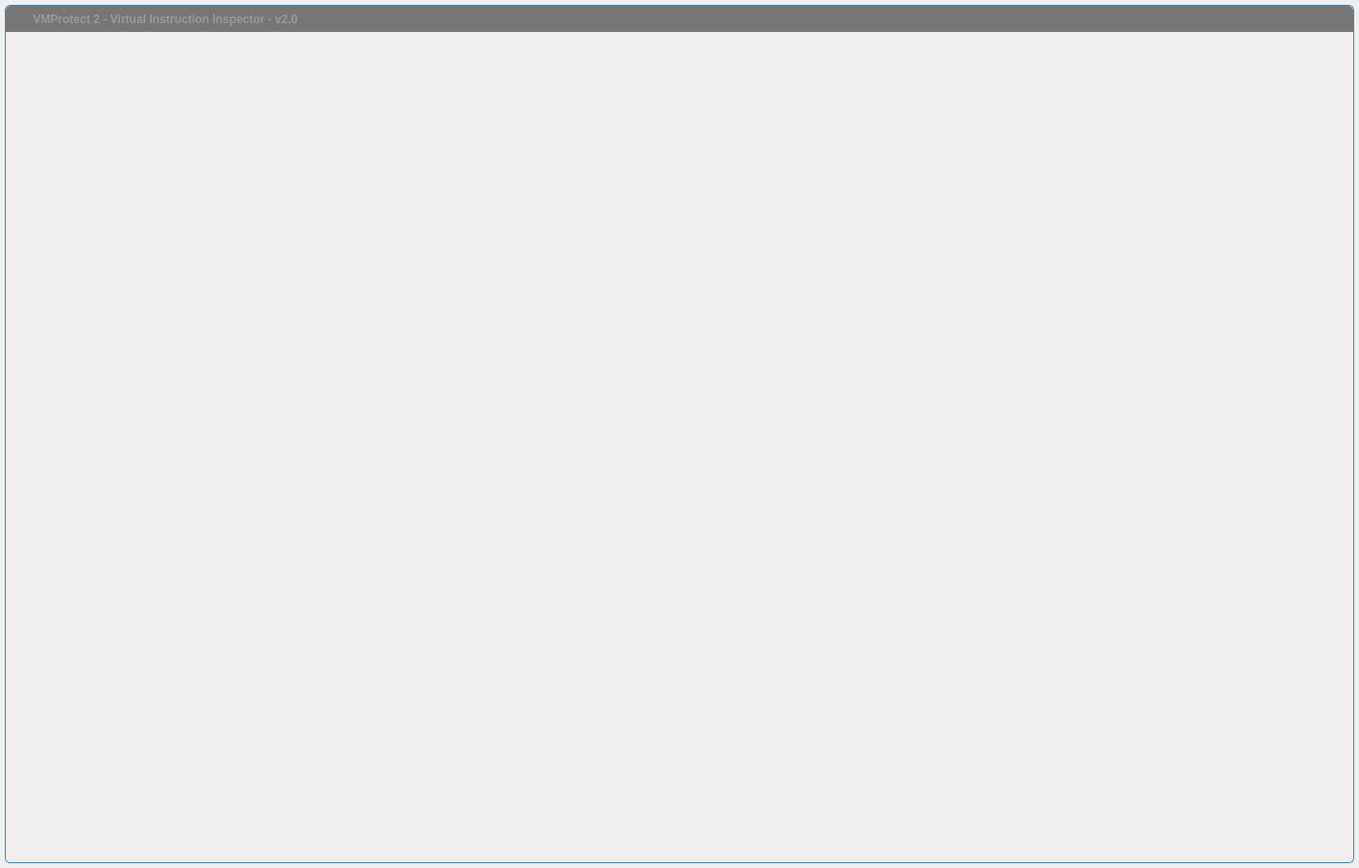
<?xml version="1.0" encoding="UTF-8"?>
<ui version="4.0">
 <class>FramelessWindow</class>
 <widget class="QWidget" name="FramelessWindow">
  <property name="geometry">
   <rect>
    <x>0</x>
    <y>0</y>
    <width>1404</width>
    <height>897</height>
   </rect>
  </property>
  <property name="windowTitle">
   <string/>
  </property>
  <property name="autoFillBackground">
   <bool>false</bool>
  </property>
  <layout class="QVBoxLayout" name="verticalLayout_2">
   <property name="spacing">
    <number>0</number>
   </property>
   <property name="leftMargin">
    <number>5</number>
   </property>
   <property name="topMargin">
    <number>5</number>
   </property>
   <property name="rightMargin">
    <number>5</number>
   </property>
   <property name="bottomMargin">
    <number>5</number>
   </property>
   <item>
    <widget class="QWidget" name="windowFrame" native="true">
     <property name="autoFillBackground">
      <bool>false</bool>
     </property>
     <property name="styleSheet">
      <string notr="true">#windowFrame{border:1px solid palette(highlight); border-radius:5px 5px 5px 5px; background-color:palette(Window);}</string>
     </property>
     <layout class="QVBoxLayout" name="verticalLayout">
      <property name="spacing">
       <number>0</number>
      </property>
      <property name="leftMargin">
       <number>1</number>
      </property>
      <property name="topMargin">
       <number>1</number>
      </property>
      <property name="rightMargin">
       <number>1</number>
      </property>
      <property name="bottomMargin">
       <number>1</number>
      </property>
      <item>
       <widget class="WindowDragger" name="windowTitlebar" native="true">
        <property name="sizePolicy">
         <sizepolicy hsizetype="Preferred" vsizetype="Fixed">
          <horstretch>0</horstretch>
          <verstretch>0</verstretch>
         </sizepolicy>
        </property>
        <property name="minimumSize">
         <size>
          <width>0</width>
          <height>0</height>
         </size>
        </property>
        <property name="autoFillBackground">
         <bool>false</bool>
        </property>
        <property name="styleSheet">
         <string notr="true">#windowTitlebar{border: 0px none palette(base); border-top-left-radius:5px; border-top-right-radius:5px; background-color:palette(shadow); height:20px;}</string>
        </property>
        <layout class="QHBoxLayout" name="horizontalLayout" stretch="0,0,0,0,0,0,0">
         <property name="spacing">
          <number>0</number>
         </property>
         <property name="leftMargin">
          <number>0</number>
         </property>
         <property name="topMargin">
          <number>0</number>
         </property>
         <property name="rightMargin">
          <number>0</number>
         </property>
         <property name="bottomMargin">
          <number>0</number>
         </property>
         <item>
          <widget class="QLabel" name="spacer">
           <property name="minimumSize">
            <size>
             <width>4</width>
             <height>0</height>
            </size>
           </property>
           <property name="maximumSize">
            <size>
             <width>4</width>
             <height>16777215</height>
            </size>
           </property>
          </widget>
         </item>
         <item>
          <widget class="QLabel" name="icon">
           <property name="minimumSize">
            <size>
             <width>16</width>
             <height>16</height>
            </size>
           </property>
           <property name="maximumSize">
            <size>
             <width>16</width>
             <height>16</height>
            </size>
           </property>
           <property name="contextMenuPolicy">
            <enum>Qt::NoContextMenu</enum>
           </property>
           <property name="styleSheet">
            <string notr="true">#icon {background-color:palette(shadow);}</string>
           </property>
          </widget>
         </item>
         <item>
          <widget class="QLabel" name="titleText">
           <property name="font">
            <font>
             <weight>75</weight>
             <bold>true</bold>
            </font>
           </property>
           <property name="styleSheet">
            <string notr="true">  padding-left:5px;
  color:rgb(153,153,153);</string>
           </property>
           <property name="text">
            <string>VMProtect 2 - Virtual Instruction Inspector - v2.0</string>
           </property>
           <property name="alignment">
            <set>Qt::AlignLeading|Qt::AlignLeft|Qt::AlignVCenter</set>
           </property>
          </widget>
         </item>
         <item>
          <widget class="QToolButton" name="minimizeButton">
           <property name="font">
            <font>
             <weight>75</weight>
             <bold>true</bold>
            </font>
           </property>
           <property name="styleSheet">
            <string notr="true">#minimizeButton{
  background-color:none;
  border:none;
  width:16px;
  height:16px;
  padding:4px;
  image:url(:/images/icon_window_minimize.png);
}
#minimizeButton:hover{
  background-color:palette(alternate-base);
}
#minimizeButton:pressed{
  background-color:palette(highlight);
}</string>
           </property>
           <property name="text">
            <string/>
           </property>
          </widget>
         </item>
         <item>
          <widget class="QToolButton" name="restoreButton">
           <property name="styleSheet">
            <string notr="true">#restoreButton{
  background-color:none;
  border:none;
  width:16px;
  height:16px;
  padding:4px;
  image:url(:/images/icon_window_restore.png);
}
#restoreButton:hover{
  background-color:palette(alternate-base);
}
#restoreButton:pressed{
  background-color:palette(highlight);
}</string>
           </property>
           <property name="text">
            <string/>
           </property>
          </widget>
         </item>
         <item>
          <widget class="QToolButton" name="maximizeButton">
           <property name="styleSheet">
            <string notr="true">#maximizeButton{
  background-color:none;
  border:none;
  width:16px;
  height:16px;
  padding:4px;
  image:url(:/images/icon_window_maximize.png);
}
#maximizeButton:hover{
  background-color:palette(alternate-base);
}
##maximizeButton:pressed{
  background-color:palette(highlight);
}</string>
           </property>
           <property name="text">
            <string/>
           </property>
          </widget>
         </item>
         <item>
          <widget class="QToolButton" name="closeButton">
           <property name="font">
            <font>
             <weight>75</weight>
             <bold>true</bold>
            </font>
           </property>
           <property name="styleSheet">
            <string notr="true">#closeButton{
  background-color:none;
  border:none;
  width:16px;
  height:16px;
  padding:4px;
  image:url(:/images/icon_window_close.png);
  border-top-right-radius: 5px;
}
#closeButton:hover{
  background-color:palette(alternate-base);
}
##closeButton:pressed{
  background-color:palette(highlight);
}</string>
           </property>
          </widget>
         </item>
        </layout>
       </widget>
      </item>
      <item>
       <widget class="QWidget" name="windowContent" native="true">
        <property name="autoFillBackground">
         <bool>false</bool>
        </property>
        <property name="styleSheet">
         <string notr="true">#windowContent{
  border: 0px none palette(base);
  border-radius:0px 0px 5px 5px;
}</string>
        </property>
        <layout class="QVBoxLayout" name="verticalLayout_3">
         <property name="spacing">
          <number>0</number>
         </property>
         <property name="leftMargin">
          <number>0</number>
         </property>
         <property name="topMargin">
          <number>0</number>
         </property>
         <property name="rightMargin">
          <number>0</number>
         </property>
         <property name="bottomMargin">
          <number>0</number>
         </property>
        </layout>
       </widget>
      </item>
     </layout>
    </widget>
   </item>
  </layout>
 </widget>
 <layoutdefault spacing="6" margin="11"/>
 <customwidgets>
  <customwidget>
   <class>WindowDragger</class>
   <extends>QWidget</extends>
   <header>windowdragger.h</header>
   <container>1</container>
  </customwidget>
 </customwidgets>
 <resources/>
 <connections/>
</ui>
